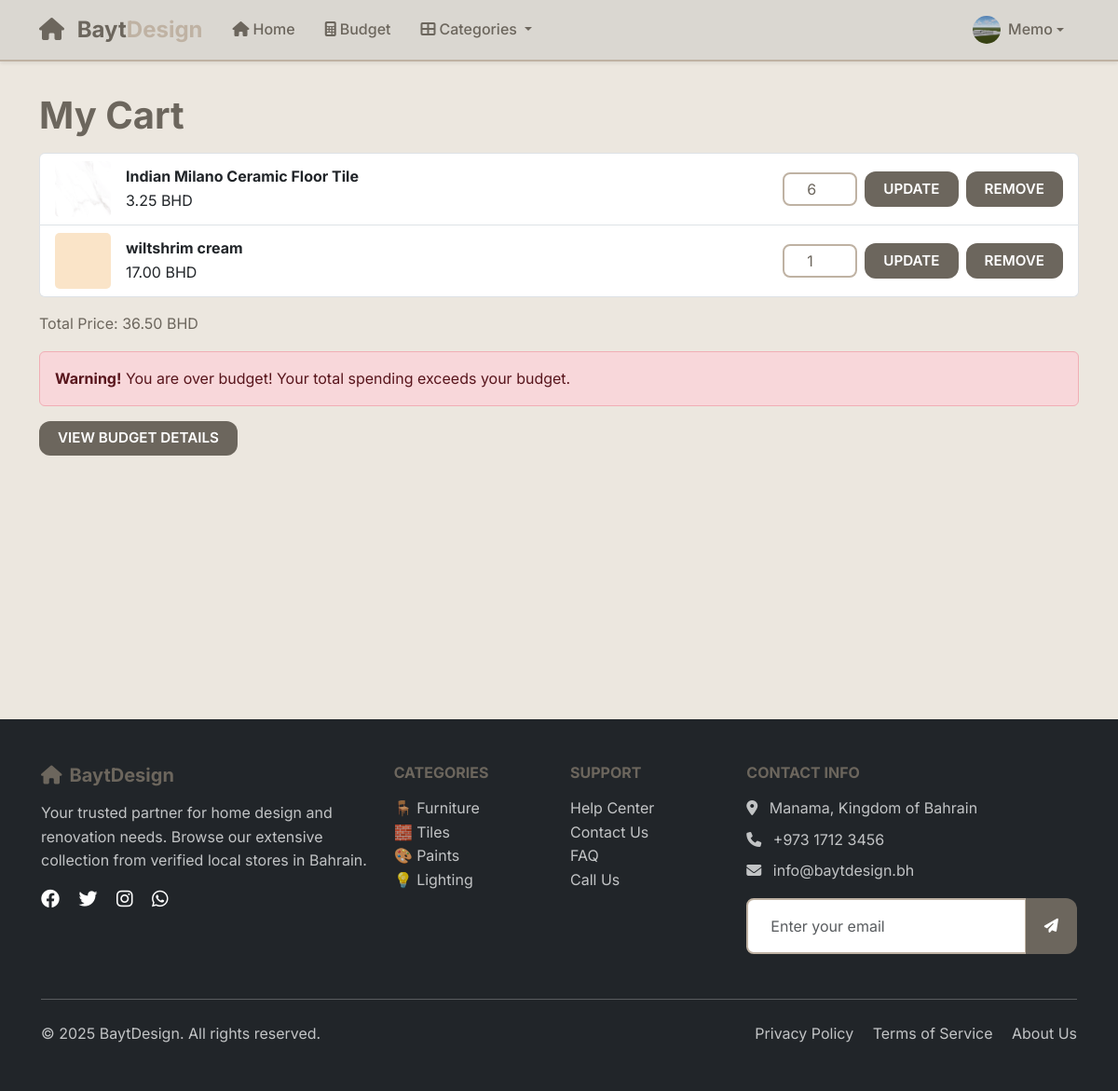
Page /cart/ (signed in) on the committed database.
### main_app/models.py (models this page shows, shortened)
class UserProfile(models.Model):
    user = models.OneToOneField(User, on_delete=models.CASCADE, related_name='userprofile')
    profile_picture = models.ImageField(upload_to='profile_pictures/', blank=True, null=True)

class Cart(models.Model):
    user = models.ForeignKey(User, on_delete=models.CASCADE)
    product = models.ForeignKey(Product, on_delete=models.CASCADE)
    quantity = models.PositiveIntegerField(default=1)
    added_at = models.DateTimeField(auto_now_add=True)

class Product(models.Model):
    shop = models.ForeignKey(Shop, on_delete=models.CASCADE)
    name = models.CharField(max_length=200)
    price = models.DecimalField(max_digits=10, decimal_places=2)
    description = models.TextField(blank=True, null=True)
    image = models.ImageField(upload_to='product_images/', blank=True, null=True)
    is_available = models.BooleanField(default=True)

### main_app/views.py (the view)
# urls.py: path('cart/', views.cart_view, name='cart'),
@login_required
def cart_view(request):
    from decimal import Decimal, InvalidOperation
    cart_items = Cart.objects.filter(user=request.user)
    total_price = Decimal('0')
    for item in cart_items:
        try:
            total_price += item.product.price * item.quantity
        except (InvalidOperation, TypeError):
            pass
    budget = None
    try:
        budget = Budget.objects.filter(user=request.user).first()
        if not budget:
            budget = Budget.objects.create(user=request.user, total=Decimal('0'))
        Decimal(str(budget.total))
    except (InvalidOperation, ValueError):
        if budget:
            budget.total = Decimal('0')
            budget.save()
        else:
            budget = Budget.objects.create(user=request.user, total=Decimal('0'))
    try:
        is_over_budget = total_price > budget.total if budget.total > 0 else False
        over_budget_amount = total_price - budget.total if is_over_budget else Decimal('0')
        budget_percentage = (total_price / budget.total * Decimal('100')) if budget.total > 0 else Decimal('0')
        is_near_budget = total_price > (budget.total * Decimal('0.9')) if budget.total > 0 else False
    except (InvalidOperation, TypeError, ZeroDivisionError):
        is_over_budget = False
        over_budget_amount = Decimal('0')
        budget_percentage = Decimal('0')
        is_near_budget = False
    return render(request, 'cart.html', {
        'cart_items': cart_items,
        'total_price': total_price,
        'budget': budget.total,
        'is_over_budget': is_over_budget,
        'over_budget_amount': over_budget_amount,
        'budget_percentage': budget_percentage,
        'is_near_budget': is_near_budget,
    })

### main_app/templates/cart.html (shortened to what this page needs)
{% extends 'base.html' %}
{% load static %}
{% block content %}
<div class="container py-4">
<h1 class="cart-title">My Cart</h1>
    {% if cart_items %}
        <ul class="list-group mb-3">
        {% for item in cart_items %}
            <li class="list-group-item d-flex justify-content-between align-items-center">
                <div class="d-flex align-items-center gap-3">
                    {% if item.product.image %}
                        <img src="{{ item.product.image.url }}" alt="{{ item.product.name }}" style="width: 60px; height: 60px; object-fit: cover; border-radius: 5px;">
                    {% else %}
                        <img src="{% static 'default-product.png' %}" alt="No image" style="width: 60px; height: 60px; object-fit: cover; border-radius: 5px;">
                    {% endif %}
                    <div>
                        <strong>{{ item.product.name }}</strong><br>
                        {{ item.product.price|floatformat:2 }} BHD
                    </div>
                </div>
                <div class="d-flex align-items-center gap-2">
                    <form method="post" action="{% url 'update_cart_quantity' item.id %}" class="d-flex align-items-center gap-2">
                        <input type="number" name="quantity" value="{{ item.quantity }}" min="1" class="form-control form-control-sm quantity-input" style="width:80px; height:30px">
                        <button type="submit" class="btn btn-sm btn-secondary">Update</button>
                        <a href="{% url 'remove_from_cart' item.id %}" class="btn btn-sm btn-danger">Remove</a>
                    </form>
                </div>
            </li>
        {% endfor %}
        </ul>
        <p>Total Price: {{ total_price|floatformat:2 }} BHD</p>
        {% if is_over_budget %}
        <div class="alert alert-danger mb-3">
            <strong>Warning!</strong> You are over budget! Your total spending exceeds your budget.
        </div>
        {% endif %}
        <p><a href="{% url 'budget' %}" class="btn btn-outline-primary">View Budget Details</a></p>
    {% else %}
        <p>Your cart is empty. <a href="{% url 'home' %}">Shop now</a></p>
    {% endif %}
</div>
{% endblock %}

### main_app/templates/base.html (shortened to what this page needs)
{% load static %}
<!DOCTYPE html>
<html lang="en">
  <head>
    <link href="https://cdn.jsdelivr.net/npm/bootstrap@5.3.2/dist/css/bootstrap.min.css" rel="stylesheet">
    <link rel="stylesheet" href="https://cdnjs.cloudflare.com/ajax/libs/font-awesome/6.4.0/css/all.min.css">
    <link rel="stylesheet" href="{% static 'css/base.css' %}" />
  </head>
  <body>
    <nav class="navbar navbar-expand-lg navbar-light bg-white shadow-sm fixed-top">
      <div class="container">
        <a class="navbar-brand fw-bold" href="/">
          <i class="fas fa-home text-primary me-2"></i>
          <span class="text-primary">Bayt</span><span class="text-secondary">Design</span>
        </a>
        <div class="collapse navbar-collapse" id="navbarNav">
          <ul class="navbar-nav me-auto">
            <li class="nav-item">
              <a class="nav-link" href="/">
                <i class="fas fa-home me-1"></i>Home
              </a>
            </li>
            <li class="nav-item">
              <a class="nav-link" href="{% url 'budget' %}">
                <i class="fas fa-calculator me-1"></i>Budget
              </a>
            </li>
            <li class="nav-item dropdown">
              <a class="nav-link dropdown-toggle" href="#" id="navbarDropdown" role="button" data-bs-toggle="dropdown" aria-expanded="false">
                <i class="fas fa-th-large me-1"></i>Categories
              </a>
            </li>
          </ul>
          <ul class="navbar-nav">
            {% if user.is_authenticated %}
              <li class="nav-item dropdown">
                <a class="nav-link dropdown-toggle d-flex align-items-center" href="#" id="userDropdown" role="button" data-bs-toggle="dropdown" aria-expanded="false">
                  <div class="user-avatar me-2">
                    {% if user.userprofile.profile_picture %}
                      <img src="{{ user.userprofile.profile_picture.url }}" alt="Profile Picture" class="rounded-circle" style="width: 30px; height: 30px; object-fit: cover;">
                    {% else %}
                      <i class="fas fa-user-circle" style="font-size: 30px;"></i>
                    {% endif %}
                  </div>
                  {% if user.first_name %}
                    {{ user.first_name|title }}
                  {% else %}
                    {{ user.username|title }}
                  {% endif %}
                </a>
              </li>
            {% endif %}
          </ul>
        </div>
      </div>
    </nav>
    <main class="main-content">
      {% block content %}{% endblock %}
    </main>
    <footer class="bg-dark text-white py-5 mt-5">
      <div class="container">
        <div class="row">
          <div class="col-lg-4 mb-4">
            <h5 class="text-primary mb-3">
              <i class="fas fa-home me-2"></i>BaytDesign
            </h5>
            <p class="text-light opacity-75">
              Your trusted partner for home design and renovation needs.
              Browse our extensive collection from verified local stores in Bahrain.
            </p>
            <div class="social-links">
              <a href="#" class="text-white me-3">
                <i class="fab fa-facebook fa-lg"></i>
              </a>
              <a href="#" class="text-white me-3">
                <i class="fab fa-twitter fa-lg"></i>
              </a>
              <a href="#" class="text-white me-3">
                <i class="fab fa-instagram fa-lg"></i>
              </a>
              <a href="#" class="text-white">
                <i class="fab fa-whatsapp fa-lg"></i>
              </a>
            </div>
          </div>
          <div class="col-lg-2 col-md-6 mb-4">
            <h6 class="text-uppercase mb-3">Categories</h6>
            <ul class="list-unstyled">
              <li><a href="#" class="text-light opacity-75 text-decoration-none">🪑 Furniture</a></li>
              <li><a href="#" class="text-light opacity-75 text-decoration-none">🧱 Tiles</a></li>
              <li><a href="#" class="text-light opacity-75 text-decoration-none">🎨 Paints</a></li>
              <li><a href="#" class="text-light opacity-75 text-decoration-none">💡 Lighting</a></li>
            </ul>
          </div>
          <div class="col-lg-2 col-md-6 mb-4">
            <h6 class="text-uppercase mb-3">Support</h6>
            <ul class="list-unstyled">
              <li><a href="#" class="text-light opacity-75 text-decoration-none">Help Center</a></li>
              <li><a href="#" class="text-light opacity-75 text-decoration-none">Contact Us</a></li>
              <li><a href="#" class="text-light opacity-75 text-decoration-none">FAQ</a></li>
              <li><a href="tel:+97317123456" class="text-light opacity-75 text-decoration-none">Call Us</a></li>
            </ul>
          </div>
          <div class="col-lg-4 mb-4">
            <h6 class="text-uppercase mb-3">Contact Info</h6>
            <p class="text-light opacity-75 mb-2">
              <i class="fas fa-map-marker-alt me-2"></i>
              Manama, Kingdom of Bahrain
            </p>
            <p class="text-light opacity-75 mb-2">
              <i class="fas fa-phone me-2"></i>
              +973 1712 3456
            </p>
            <p class="text-light opacity-75 mb-3">
              <i class="fas fa-envelope me-2"></i>
              info@baytdesign.bh
            </p>
            <form class="newsletter-form">
              <div class="input-group">
                <input type="email" class="form-control" placeholder="Enter your email" required>
                <button class="btn btn-primary" type="submit">
                  <i class="fas fa-paper-plane"></i>
                </button>
              </div>
            </form>
          </div>
        </div>
        <hr class="my-4 opacity-25">
        <div class="row align-items-center">
          <div class="col-md-6">
            <p class="mb-0 text-light opacity-75">
              &copy; {% now "Y" %} BaytDesign. All rights reserved.
            </p>
          </div>
          <div class="col-md-6 text-md-end">
            <a href="#" class="text-light opacity-75 text-decoration-none me-3">Privacy Policy</a>
            <a href="#" class="text-light opacity-75 text-decoration-none me-3">Terms of Service</a>
            <a href="#" class="text-light opacity-75 text-decoration-none">About Us</a>
          </div>
        </div>
      </div>
    </footer>
  </body>
</html>

### main_app/static/css/base.css (style rules this page uses)
:root { --primary-color: #6c665d; --primary-light: #A69B8D; --primary-dark: #5F7161; --secondary-color: #BFB2A3; --accent-color: #dad7d1; --font-primary: 'Inter', sans-serif; --font-heading: 'Inter', serif; --spacing-xs: 0.25rem; --spacing-sm: 0.5rem; --spacing-md: 1rem; --spacing-lg: 1.5rem; --spacing-xl: 2rem; --spacing-xxl: 3rem; --radius-sm: 0.375rem; --radius-md: 0.5rem; --radius-lg: 0.75rem; --radius-xl: 1rem; --radius-round: 50%; --shadow-sm: 0 1px 3px #5F7161; --shadow-md: 0 4px 6px #5F7161; --shadow-lg: 0 10px 15px #5F7161; --btn-hover-shadow: 0 6px 15px #5F7161; }
* { box-sizing: border-box; }
html { scroll-behavior: smooth; }
body { font-family: var(--font-primary); font-size: 16px; line-height: 1.6; color: var(--primary-color); background-color: #ece7df; min-height: 100vh; margin: 0; padding: 0; }
.main-content { padding-top: 76px; min-height: calc(100vh - 76px); }
.cart-title { color: #6c665d; }
h1 { font-family: var(--primary-light); font-weight: 700; line-height: 1.2; color: #decfbe; margin-bottom: var(--spacing-md); }
h2, h3, h4, h5, h6 { font-family: var(--font-heading); font-weight: 700; line-height: 1.2; color: var(--primary-color); margin-bottom: var(--spacing-md); }
.navbar { background: var(--accent-color) !important; border-bottom: 2px solid var(--secondary-color); box-shadow: var(--shadow-md); }
.navbar-brand { font-weight: 800; font-size: 1.5rem; color: var(--primary-color) !important; }
.nav-link { color: var(--primary-color) !important; font-weight: 500; padding: var(--spacing-sm) var(--spacing-md) !important; border-radius: var(--radius-md); position: relative; }
.btn { border: none; border-radius: var(--radius-lg); padding: 0.45rem 1.25rem; font-weight: 600; font-size: 0.95rem; text-transform: uppercase; cursor: pointer; color: white; background-color: var(--primary-color); transition: box-shadow 0.3s ease; }
.btn-primary, .btn-success, .btn-danger, .btn-info, .btn-warning, .btn-secondary, .btn-primary:hover, .btn-success:hover, .btn-danger:hover, .btn-info:hover, .btn-warning:hover, .btn-secondary:hover, .btn-primary:focus, .btn-success:focus, .btn-danger:focus, .btn-info:focus, .btn-warning:focus, .btn-secondary:focus, .btn-primary:active, .btn-success:active, .btn-danger:active, .btn-info:active, .btn-warning:active, .btn-secondary:active { background-color: var(--primary-color) !important; color: white !important; border: none !important; box-shadow: none !important; outline: none !important; }
.form-control { border: 2px solid var(--secondary-color); border-radius: var(--radius-md); padding: var(--spacing-md) var(--spacing-lg); background: white; color: var(--primary-color); font-size: 1rem; }
footer { background: var(--primary-color); color: var(--accent-color); padding: var(--spacing-xl); }
footer a { color: var(--accent-color); text-decoration: none; }
.text-primary { color: var(--primary-color) !important; }
.text-secondary { color: var(--secondary-color) !important; }

### rows in the picture
Cart: product.image (picture), product.name "Indian Milano Ceramic Floor Tile", product.price "3.25", quantity "6"
Cart: product.image (picture), product.name "wiltshrim cream", product.price "17.00", quantity "1"

### other values in the picture
{{ user.first_name|title }} "Memo"
{{ total_price|floatformat:2 }} "36.50"
